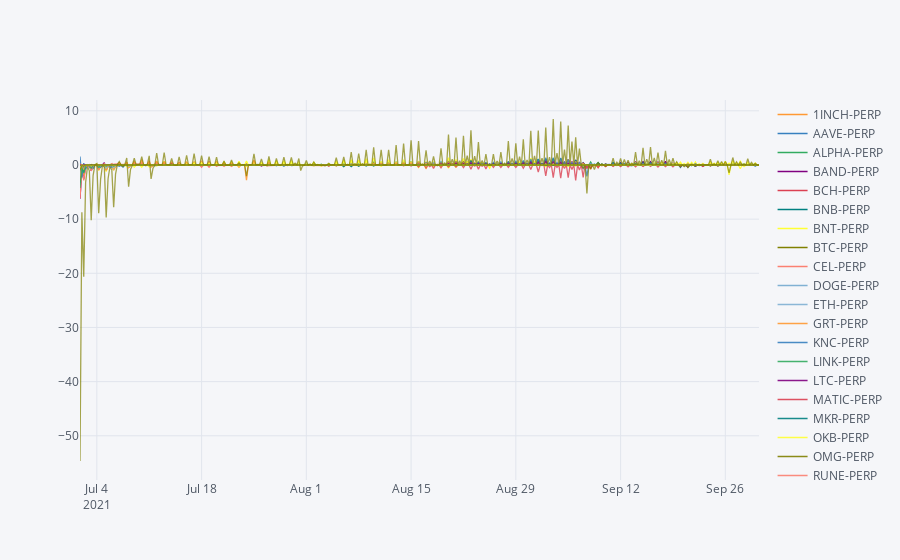

The notebook cell saved with this chart:
### Code cell
(mains.pivot_table(index='time',columns='name',values='totalPnL',aggfunc='mean')/24/365.25).iplot()

### Figure 1 — Plotly figure (JSON) as saved in the notebook; plotly's stock layout.template omitted (floating-point values rounded to 4 significant figures; data arrays with more than 128 entries replaced by an {"elided": "..."} marker saying what was removed)
{"data": [{"line": {"color": "rgba(255, 153, 51, 1.0)", "dash": "solid", "shape": "linear", "width": 1.3}, "mode": "lines", "name": "1INCH-PERP", "text": "", "type": "scatter", "x": {"elided": "364 str values"}, "y": {"elided": "364 float values"}}, {"line": {"color": "rgba(55, 128, 191, 1.0)", "dash": "solid", "shape": "linear", "width": 1.3}, "mode": "lines", "name": "AAVE-PERP", "text": "", "type": "scatter", "x": {"elided": "364 str values"}, "y": {"elided": "364 float values"}}, {"line": {"color": "rgba(50, 171, 96, 1.0)", "dash": "solid", "shape": "linear", "width": 1.3}, "mode": "lines", "name": "ALPHA-PERP", "text": "", "type": "scatter", "x": {"elided": "364 str values"}, "y": {"elided": "364 float values"}}, {"line": {"color": "rgba(128, 0, 128, 1.0)", "dash": "solid", "shape": "linear", "width": 1.3}, "mode": "lines", "name": "BAND-PERP", "text": "", "type": "scatter", "x": {"elided": "364 str values"}, "y": {"elided": "364 float values"}}, {"line": {"color": "rgba(219, 64, 82, 1.0)", "dash": "solid", "shape": "linear", "width": 1.3}, "mode": "lines", "name": "BCH-PERP", "text": "", "type": "scatter", "x": {"elided": "364 str values"}, "y": {"elided": "364 float values"}}, {"line": {"color": "rgba(0, 128, 128, 1.0)", "dash": "solid", "shape": "linear", "width": 1.3}, "mode": "lines", "name": "BNB-PERP", "text": "", "type": "scatter", "x": {"elided": "364 str values"}, "y": {"elided": "364 float values"}}, {"line": {"color": "rgba(255, 255, 51, 1.0)", "dash": "solid", "shape": "linear", "width": 1.3}, "mode": "lines", "name": "BNT-PERP", "text": "", "type": "scatter", "x": {"elided": "364 str values"}, "y": {"elided": "364 float values"}}, {"line": {"color": "rgba(128, 128, 0, 1.0)", "dash": "solid", "shape": "linear", "width": 1.3}, "mode": "lines", "name": "BTC-PERP", "text": "", "type": "scatter", "x": {"elided": "364 str values"}, "y": {"elided": "364 float values"}}, {"line": {"color": "rgba(251, 128, 114, 1.0)", "dash": "solid", "shape": "linear", "width": 1.3}, "mode": "lines", "name": "CEL-PERP", "text": "", "type": "scatter", "x": {"elided": "364 str values"}, "y": {"elided": "364 float values"}}, {"line": {"color": "rgba(128, 177, 211, 1.0)", "dash": "solid", "shape": "linear", "width": 1.3}, "mode": "lines", "name": "DOGE-PERP", "text": "", "type": "scatter", "x": {"elided": "364 str values"}, "y": {"elided": "364 float values"}}, {"line": {"color": "rgba(128, 177, 211, 0.8999999999999999)", "dash": "solid", "shape": "linear", "width": 1.3}, "mode": "lines", "name": "ETH-PERP", "text": "", "type": "scatter", "x": {"elided": "364 str values"}, "y": {"elided": "364 float values"}}, {"line": {"color": "rgba(255, 153, 51, 0.8999999999999999)", "dash": "solid", "shape": "linear", "width": 1.3}, "mode": "lines", "name": "GRT-PERP", "text": "", "type": "scatter", "x": {"elided": "364 str values"}, "y": {"elided": "364 float values"}}, {"line": {"color": "rgba(55, 128, 191, 0.8999999999999999)", "dash": "solid", "shape": "linear", "width": 1.3}, "mode": "lines", "name": "KNC-PERP", "text": "", "type": "scatter", "x": {"elided": "364 str values"}, "y": {"elided": "364 float values"}}, {"line": {"color": "rgba(50, 171, 96, 0.8999999999999999)", "dash": "solid", "shape": "linear", "width": 1.3}, "mode": "lines", "name": "LINK-PERP", "text": "", "type": "scatter", "x": {"elided": "364 str values"}, "y": {"elided": "364 float values"}}, {"line": {"color": "rgba(128, 0, 128, 0.8999999999999999)", "dash": "solid", "shape": "linear", "width": 1.3}, "mode": "lines", "name": "LTC-PERP", "text": "", "type": "scatter", "x": {"elided": "364 str values"}, "y": {"elided": "364 float values"}}, {"line": {"color": "rgba(219, 64, 82, 0.8999999999999999)", "dash": "solid", "shape": "linear", "width": 1.3}, "mode": "lines", "name": "MATIC-PERP", "text": "", "type": "scatter", "x": {"elided": "364 str values"}, "y": {"elided": "364 float values"}}, {"line": {"color": "rgba(0, 128, 128, 0.8999999999999999)", "dash": "solid", "shape": "linear", "width": 1.3}, "mode": "lines", "name": "MKR-PERP", "text": "", "type": "scatter", "x": {"elided": "364 str values"}, "y": {"elided": "364 float values"}}, {"line": {"color": "rgba(255, 255, 51, 0.8999999999999999)", "dash": "solid", "shape": "linear", "width": 1.3}, "mode": "lines", "name": "OKB-PERP", "text": "", "type": "scatter", "x": {"elided": "364 str values"}, "y": {"elided": "364 float values"}}, {"line": {"color": "rgba(128, 128, 0, 0.8999999999999999)", "dash": "solid", "shape": "linear", "width": 1.3}, "mode": "lines", "name": "OMG-PERP", "text": "", "type": "scatter", "x": {"elided": "364 str values"}, "y": {"elided": "364 float values"}}, {"line": {"color": "rgba(251, 128, 114, 0.8999999999999999)", "dash": "solid", "shape": "linear", "width": 1.3}, "mode": "lines", "name": "RUNE-PERP", "text": "", "type": "scatter", "x": {"elided": "364 str values"}, "y": {"elided": "364 float values"}}, {"line": {"color": "rgba(251, 128, 114, 0.7999999999999998)", "dash": "solid", "shape": "linear", "width": 1.3}, "mode": "lines", "name": "SNX-PERP", "text": "", "type": "scatter", "x": {"elided": "364 str values"}, "y": {"elided": "364 float values"}}, {"line": {"color": "rgba(128, 177, 211, 0.7999999999999998)", "dash": "solid", "shape": "linear", "width": 1.3}, "mode": "lines", "name": "SOL-PERP", "text": "", "type": "scatter", "x": {"elided": "364 str values"}, "y": {"elided": "364 float values"}}, {"line": {"color": "rgba(255, 153, 51, 0.7999999999999998)", "dash": "solid", "shape": "linear", "width": 1.3}, "mode": "lines", "name": "SUSHI-PERP", "text": "", "type": "scatter", "x": {"elided": "364 str values"}, "y": {"elided": "364 float values"}}, {"line": {"color": "rgba(55, 128, 191, 0.7999999999999998)", "dash": "solid", "shape": "linear", "width": 1.3}, "mode": "lines", "name": "SXP-PERP", "text": "", "type": "scatter", "x": {"elided": "364 str values"}, "y": {"elided": "364 float values"}}, {"line": {"color": "rgba(50, 171, 96, 0.7999999999999998)", "dash": "solid", "shape": "linear", "width": 1.3}, "mode": "lines", "name": "TRX-PERP", "text": "", "type": "scatter", "x": {"elided": "364 str values"}, "y": {"elided": "364 float values"}}, {"line": {"color": "rgba(128, 0, 128, 0.7999999999999998)", "dash": "solid", "shape": "linear", "width": 1.3}, "mode": "lines", "name": "UNI-PERP", "text": "", "type": "scatter", "x": {"elided": "364 str values"}, "y": {"elided": "364 float values"}}, {"line": {"color": "rgba(219, 64, 82, 0.7999999999999998)", "dash": "solid", "shape": "linear", "width": 1.3}, "mode": "lines", "name": "USD", "text": "", "type": "scatter", "x": {"elided": "364 str values"}, "y": {"elided": "364 float values"}}, {"line": {"color": "rgba(0, 128, 128, 0.7999999999999998)", "dash": "solid", "shape": "linear", "width": 1.3}, "mode": "lines", "name": "USDT-PERP", "text": "", "type": "scatter", "x": {"elided": "364 str values"}, "y": {"elided": "364 float values"}}, {"line": {"color": "rgba(255, 255, 51, 0.7999999999999998)", "dash": "solid", "shape": "linear", "width": 1.3}, "mode": "lines", "name": "XRP-PERP", "text": "", "type": "scatter", "x": {"elided": "364 str values"}, "y": {"elided": "364 float values"}}, {"line": {"color": "rgba(128, 128, 0, 0.7999999999999998)", "dash": "solid", "shape": "linear", "width": 1.3}, "mode": "lines", "name": "YFI-PERP", "text": "", "type": "scatter", "x": {"elided": "364 str values"}, "y": {"elided": "364 float values"}}, {"line": {"color": "rgba(128, 128, 0, 0.7)", "dash": "solid", "shape": "linear", "width": 1.3}, "mode": "lines", "name": "total", "text": "", "type": "scatter", "x": {"elided": "364 str values"}, "y": {"elided": "364 float values"}}], "layout": {"legend": {"bgcolor": "#F5F6F9", "font": {"color": "#4D5663"}}, "paper_bgcolor": "#F5F6F9", "plot_bgcolor": "#F5F6F9", "title": {"font": {"color": "#4D5663"}}, "xaxis": {"gridcolor": "#E1E5ED", "showgrid": true, "tickfont": {"color": "#4D5663"}, "title": {"font": {"color": "#4D5663"}, "text": ""}, "zerolinecolor": "#E1E5ED"}, "yaxis": {"gridcolor": "#E1E5ED", "showgrid": true, "tickfont": {"color": "#4D5663"}, "title": {"font": {"color": "#4D5663"}, "text": ""}, "zerolinecolor": "#E1E5ED"}}}
